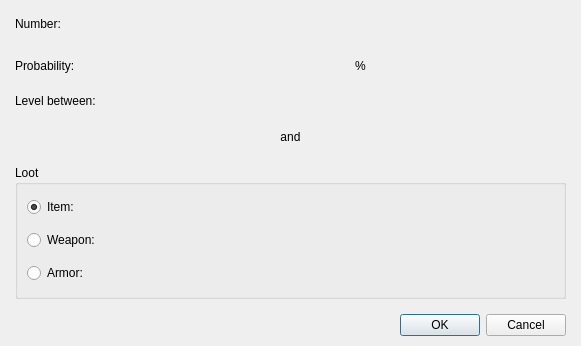
<?xml version="1.0" encoding="UTF-8"?>
<ui version="4.0">
 <class>DialogSystemLoot</class>
 <widget class="QDialog" name="DialogSystemLoot">
  <property name="geometry">
   <rect>
    <x>0</x>
    <y>0</y>
    <width>574</width>
    <height>329</height>
   </rect>
  </property>
  <property name="windowTitle">
   <string>Loot...</string>
  </property>
  <layout class="QGridLayout" name="gridLayout_5">
   <property name="leftMargin">
    <number>15</number>
   </property>
   <property name="topMargin">
    <number>10</number>
   </property>
   <property name="rightMargin">
    <number>15</number>
   </property>
   <property name="bottomMargin">
    <number>10</number>
   </property>
   <item row="0" column="0">
    <layout class="QVBoxLayout" name="verticalLayout_2">
     <property name="spacing">
      <number>15</number>
     </property>
     <item>
      <layout class="QVBoxLayout" name="verticalLayout">
       <item>
        <layout class="QGridLayout" name="gridLayout_3">
         <item row="0" column="0">
          <widget class="QLabel" name="label">
           <property name="text">
            <string>Number:</string>
           </property>
          </widget>
         </item>
         <item row="0" column="1">
          <widget class="PanelPrimitiveValue" name="widgetVariableConstantNumber" native="true">
           <property name="enabled">
            <bool>true</bool>
           </property>
           <property name="minimumSize">
            <size>
             <width>250</width>
             <height>27</height>
            </size>
           </property>
           <property name="maximumSize">
            <size>
             <width>250</width>
             <height>27</height>
            </size>
           </property>
          </widget>
         </item>
         <item row="0" column="3" rowspan="2">
          <spacer name="horizontalSpacer_2">
           <property name="orientation">
            <enum>Qt::Horizontal</enum>
           </property>
           <property name="sizeHint" stdset="0">
            <size>
             <width>168</width>
             <height>55</height>
            </size>
           </property>
          </spacer>
         </item>
         <item row="1" column="0">
          <widget class="QLabel" name="label_2">
           <property name="text">
            <string>Probability:</string>
           </property>
          </widget>
         </item>
         <item row="1" column="1">
          <widget class="PanelPrimitiveValue" name="widgetVariableConstantProbability" native="true">
           <property name="enabled">
            <bool>true</bool>
           </property>
           <property name="minimumSize">
            <size>
             <width>250</width>
             <height>27</height>
            </size>
           </property>
           <property name="maximumSize">
            <size>
             <width>250</width>
             <height>27</height>
            </size>
           </property>
          </widget>
         </item>
         <item row="1" column="2">
          <widget class="QLabel" name="label_3">
           <property name="text">
            <string>%</string>
           </property>
          </widget>
         </item>
        </layout>
       </item>
       <item>
        <layout class="QGridLayout" name="gridLayout_4">
         <item row="0" column="0" colspan="3">
          <widget class="QLabel" name="label_4">
           <property name="text">
            <string>Level between:</string>
           </property>
          </widget>
         </item>
         <item row="1" column="0">
          <widget class="PanelPrimitiveValue" name="panelPrimitiveValueInit" native="true">
           <property name="minimumSize">
            <size>
             <width>250</width>
             <height>27</height>
            </size>
           </property>
           <property name="maximumSize">
            <size>
             <width>250</width>
             <height>27</height>
            </size>
           </property>
          </widget>
         </item>
         <item row="1" column="1">
          <widget class="QLabel" name="label_5">
           <property name="text">
            <string>and</string>
           </property>
           <property name="alignment">
            <set>Qt::AlignCenter</set>
           </property>
          </widget>
         </item>
         <item row="1" column="2">
          <widget class="PanelPrimitiveValue" name="panelPrimitiveValueFinal" native="true">
           <property name="minimumSize">
            <size>
             <width>250</width>
             <height>27</height>
            </size>
           </property>
           <property name="maximumSize">
            <size>
             <width>250</width>
             <height>27</height>
            </size>
           </property>
          </widget>
         </item>
        </layout>
       </item>
       <item>
        <widget class="QGroupBox" name="groupBox">
         <property name="title">
          <string>Loot</string>
         </property>
         <layout class="QGridLayout" name="gridLayout_2">
          <item row="0" column="0">
           <layout class="QGridLayout" name="gridLayout">
            <item row="0" column="3" rowspan="3">
             <spacer name="horizontalSpacer">
              <property name="orientation">
               <enum>Qt::Horizontal</enum>
              </property>
              <property name="sizeHint" stdset="0">
               <size>
                <width>128</width>
                <height>78</height>
               </size>
              </property>
             </spacer>
            </item>
            <item row="2" column="0">
             <widget class="QRadioButton" name="radioButtonArmor">
              <property name="text">
               <string>Armor:</string>
              </property>
             </widget>
            </item>
            <item row="0" column="0">
             <widget class="QRadioButton" name="radioButtonItem">
              <property name="text">
               <string>Item:</string>
              </property>
              <property name="checked">
               <bool>true</bool>
              </property>
             </widget>
            </item>
            <item row="1" column="0">
             <widget class="QRadioButton" name="radioButtonWeapon">
              <property name="text">
               <string>Weapon:</string>
              </property>
             </widget>
            </item>
            <item row="0" column="1">
             <widget class="PanelPrimitiveValue" name="panelPrimitiveValueItem" native="true">
              <property name="minimumSize">
               <size>
                <width>250</width>
                <height>27</height>
               </size>
              </property>
              <property name="maximumSize">
               <size>
                <width>250</width>
                <height>27</height>
               </size>
              </property>
             </widget>
            </item>
            <item row="1" column="1">
             <widget class="PanelPrimitiveValue" name="panelPrimitiveValueWeapon" native="true">
              <property name="enabled">
               <bool>false</bool>
              </property>
              <property name="minimumSize">
               <size>
                <width>250</width>
                <height>27</height>
               </size>
              </property>
              <property name="maximumSize">
               <size>
                <width>250</width>
                <height>27</height>
               </size>
              </property>
             </widget>
            </item>
            <item row="2" column="1">
             <widget class="PanelPrimitiveValue" name="panelPrimitiveValueArmor" native="true">
              <property name="enabled">
               <bool>false</bool>
              </property>
              <property name="minimumSize">
               <size>
                <width>250</width>
                <height>27</height>
               </size>
              </property>
              <property name="maximumSize">
               <size>
                <width>250</width>
                <height>27</height>
               </size>
              </property>
             </widget>
            </item>
           </layout>
          </item>
         </layout>
        </widget>
       </item>
      </layout>
     </item>
     <item>
      <widget class="QDialogButtonBox" name="buttonBox">
       <property name="orientation">
        <enum>Qt::Horizontal</enum>
       </property>
       <property name="standardButtons">
        <set>QDialogButtonBox::Cancel|QDialogButtonBox::Ok</set>
       </property>
      </widget>
     </item>
    </layout>
   </item>
  </layout>
 </widget>
 <customwidgets>
  <customwidget>
   <class>PanelPrimitiveValue</class>
   <extends>QWidget</extends>
   <header>panelprimitivevalue.h</header>
   <container>1</container>
  </customwidget>
 </customwidgets>
 <resources/>
 <connections>
  <connection>
   <sender>buttonBox</sender>
   <signal>accepted()</signal>
   <receiver>DialogSystemLoot</receiver>
   <slot>accept()</slot>
   <hints>
    <hint type="sourcelabel">
     <x>248</x>
     <y>254</y>
    </hint>
    <hint type="destinationlabel">
     <x>157</x>
     <y>274</y>
    </hint>
   </hints>
  </connection>
  <connection>
   <sender>buttonBox</sender>
   <signal>rejected()</signal>
   <receiver>DialogSystemLoot</receiver>
   <slot>reject()</slot>
   <hints>
    <hint type="sourcelabel">
     <x>316</x>
     <y>260</y>
    </hint>
    <hint type="destinationlabel">
     <x>286</x>
     <y>274</y>
    </hint>
   </hints>
  </connection>
 </connections>
</ui>
